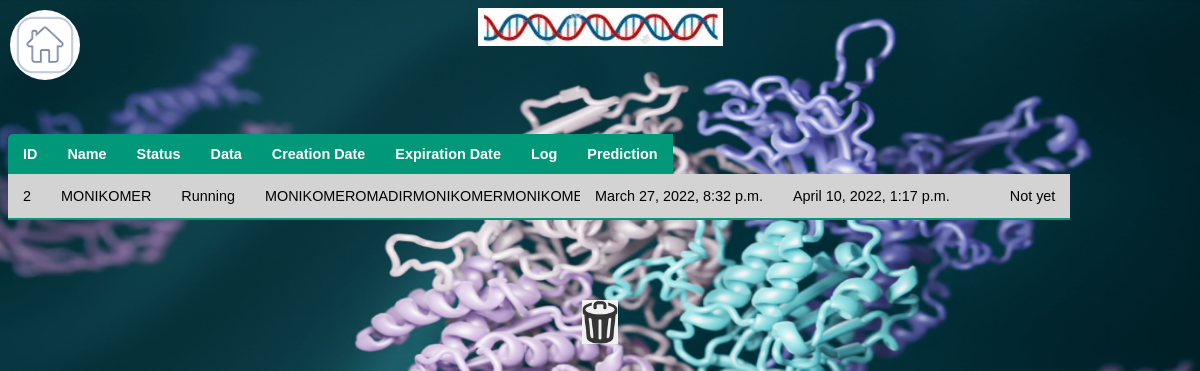
Before: /queries/monika-omer/ with the older database file.
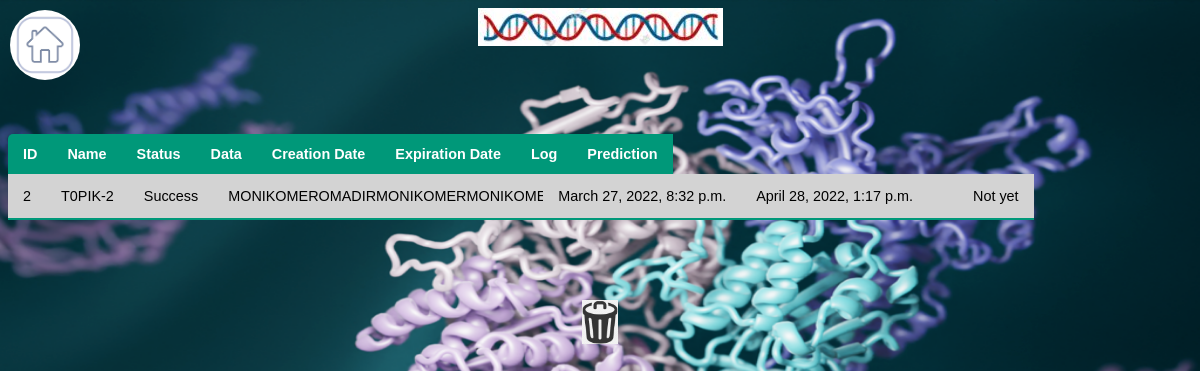
After: the same page with the newer database file.
### queries/models.py (models this page shows, shortened)
class Query(models.Model):
    name = models.CharField(max_length=20, default="Unknown")
    data = models.CharField(max_length=200)
    slug = models.SlugField()
    status = models.CharField(default="Running", max_length=10)
    date = models.DateTimeField(default=datetime.now)
    expiration_date = models.DateTimeField(default=expire)
    log = models.TextField(max_length=20000, default="", blank=True)
    prediction = models.CharField(default="Not yet", max_length=20000)
    type = models.CharField(default="Server", max_length=20)
    def print_log(self):
        return self.log

### queries/views.py (the view)
# urls.py: re_path(r'^(?P<slug>[\w-]+)/$', views.query_detail, name='detail'),
def query_detail(request, slug):
    query = Query.objects.get(slug=slug)
    return render(request, r'queries/query_detail.html', {'query': query})

### queries/templates/queries/query_detail.html
{% extends 'base_layout.html' %}
{% load static %}
{% block content %}
    <h1><a href="{% url 'queries:list' %}"><img src="{% static 'logo.JPG' %}"/></a></h1>
    <table class="query-table">
        <thead>
            <tr>
                <th>ID</th>
                <th>Name</th>
                <th>Status</th>
                <th>Data</th>
                <th>Creation Date</th>
                <th>Expiration Date</th>
                <th>Log</th>
                <th>Prediction</th>
            </tr>
        </thead>
        <tbody>
            <tr class="query">
                <td>{{query.id}}</td>
                <td>{{query.name}}</td>
                <td>{{query.status}}</td>
                <td class="query-data">{{query.data}}</td>
                <td>{{query.date}}</td>
                <td>{{query.expiration_date}}</td>
                <td class="query-log" style="white-space: pre-line; max-height: 200px; max-width: 200px; overflow-y: auto;">{{query.print_log}}</td>
                <td>{{query.prediction}}</td>
            </tr>
        </tbody>
    </table>
    <a href="{% url 'queries:delete' slug=query.slug %}" onclick="alert('Query deleted - redirecting to query list')"><img src="{% static 'trash.JPG' %}" style="display:block; margin-left: auto; margin-right: auto;" width="3%" height="3%"/></a>
{% endblock %}

### templates/base_layout.html (shortened to what this page needs)
{% load static %}
    <!DOCTYPE html>
    <html lang="en">
    <head>
        <link rel="stylesheet" href="{% static 'styles.css' %}">
    </head>
    <body>
        <div class="wrapper">
            {% block content %}
            {% endblock %}
            <a href="{% url 'home' %}"><img id="home-img" src="{% static 'homepage.jpg' %}" width="70" height="70"/></a>
        </div>
    </body>
    </html>

### static/styles.css (style rules this page uses)
body { background-color: #0f121f; background-image: url(background.png); background-repeat: no-repeat; background-size: 1500px 700px; background-position: top; color: #fff; }
body * { font-family: 'Quicksand', sans-serif; }
h1, h2, h3, h4, h5 { font-weight: normal; margin: 0; color: black; font-family: 'Quicksand', sans-serif; text-align: center; }
a, a:hover, a:visited { color: #fff; text-decoration: none; }
#home-img { position: absolute; top: 10px; left: 10px; border-radius: 50%; }
.query-table { border-collapse: collapse; margin: 80px 0; font-size: 0.9em; min-width: 400px; border-radius: 5px 5px 0 0; overflow: hidden; box-shadow: 0 0 20px rgba(0, 0, 0, 0,45); margin-left: auto; margin-right: auto; }
.query-table thead, .query-table tbody { display: inline-block; }
.query-table thead tr { background-color: #009879; color: #fff; text-align: left; font-weight: bold; }
.query-table th, .query-table td { padding: 12px 15px; }
.query-table tbody tr { border-bottom: 1px solid grey; }
.query-table tbody tr:nth-last-of-type(odd) { background-color: lightgray; }
.query-table tbody tr:last-of-type { border-bottom: 2px solid #009879; }
.query, .query a { color: black; }
.query-data { max-width: 300px; overflow: auto; }
.query-log { height: 20px; max-width: 200px; overflow-y: auto; }

Changed rows visible on the page:
changed Query "MONIKOMEROMADIRMONIKOMERMONIKOMEROMADIRMONIKOMERMONIKOMEROMADIRMONIKOMER": name "MONIKOMER" → "T0PIK-2"; status "Running" → "Success"; expiration_date "April 10, 2022, 1:17 p.m." → "April 28, 2022, 1:17 p.m."
